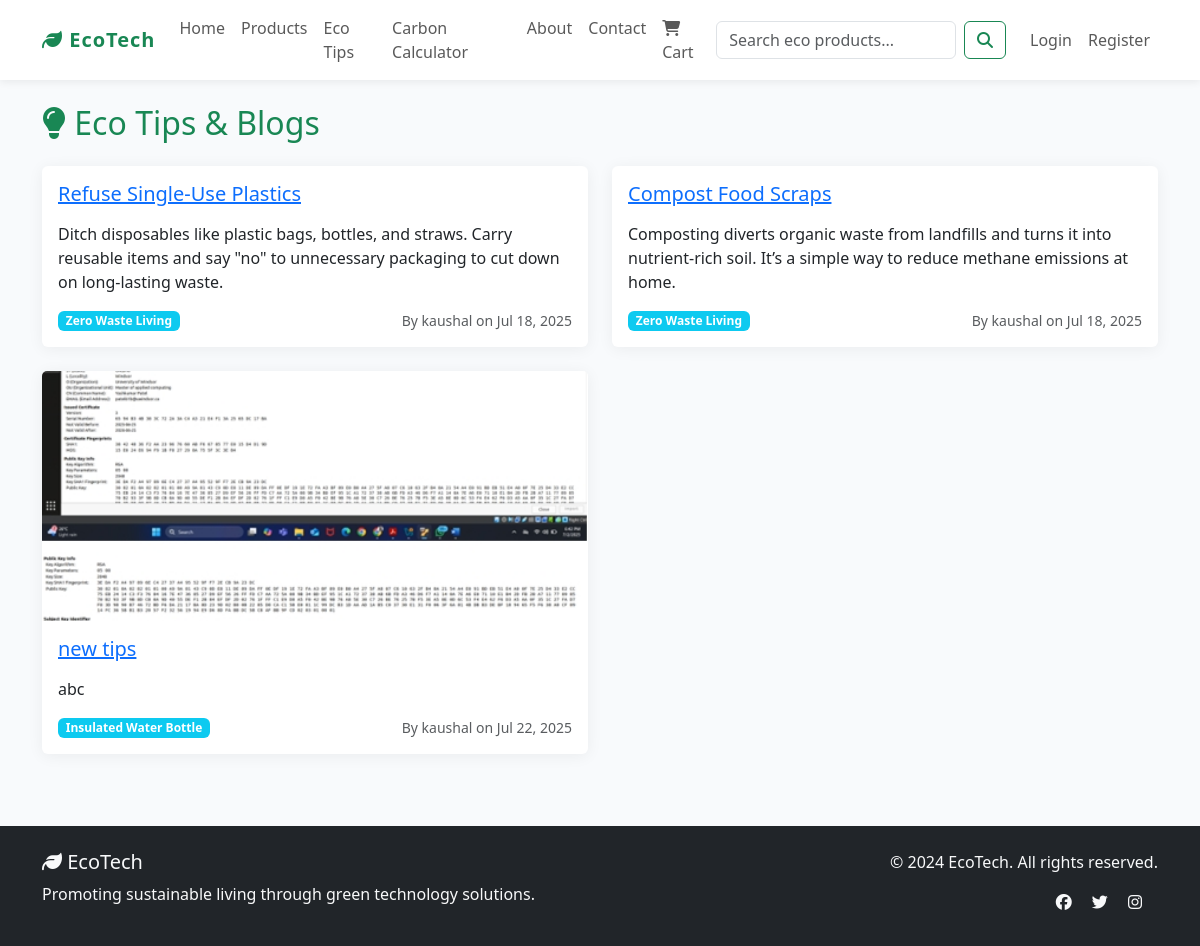
Screenshot of /eco-tips/ with the database file from the repository.
### env_app/models.py (models this page shows, shortened)
class EcoTip(models.Model):
    title = models.CharField(max_length=200)
    content = models.TextField()
    category = models.CharField(max_length=100)
    author = models.ForeignKey(User, on_delete=models.CASCADE)
    created_at = models.DateTimeField(auto_now_add=True)
    image = models.ImageField(upload_to='eco_tips/', null=True, blank=True)  # Now optional

### env_app/views.py (the view)
# urls.py: path('eco-tips/', views.EcoTipsListView.as_view(), name='eco_tips'),
class EcoTipsListView(ListView):
    model = EcoTip
    template_name = 'env_app_dir/eco_tips.html'
    context_object_name = 'tips'
    paginate_by = 10

### env_app/context_processors.py (called while the page is built)
def cart_count(request):
    cart = request.session.get('cart', {})
    count = sum(item['quantity'] for item in cart.values())
    return {'cart_count': count}

### templates/env_app_dir/eco_tips.html (shortened to what this page needs)
{% extends 'base.html' %}
{% block content %}
<h2 class="text-success mb-4"><i class="fas fa-lightbulb"></i> Eco Tips & Blogs</h2>
<div class="row">
    {% for tip in tips %}
    <div class="col-md-6 mb-4">
        <div class="card h-100">
            {% if tip.image %}
            <img src="{{ tip.image.url }}" class="card-img-top" alt="Eco Tip Image" style="max-height: 250px; object-fit: cover;">
            {% endif %}
            <div class="card-body">
                <h5 class="card-title"><a href="{% url 'eco_tip_detail' tip.pk %}">{{ tip.title }}</a></h5>
                <p class="card-text mt-2">{{ tip.content|linebreaks }}</p>
                <div class="d-flex justify-content-between align-items-center mt-3">
                    <span class="badge bg-info">{{ tip.category }}</span>
                    <small class="text-muted">By {{ tip.author.username }} on {{ tip.created_at|date:"M d, Y" }}</small>
                </div>
            </div>
        </div>
    </div>
    {% empty %}
    <div class="col-12"><p class="text-muted">No eco tips available.</p></div>
    {% endfor %}
</div>
{% endblock %}

### static/css/style.css (style rules this page uses)
body { background-color: #f8f9fa; }

### templates/base.html (style rules this page uses)
body { background: #f8fafc; }
.card { border: none; box-shadow: 0 2px 16px rgba(0,0,0,0.06); transition: transform 0.2s; }

### rows the page displays
EcoTip: title "Refuse Single-Use Plastics", content "Ditch disposables like plastic bags, bottles, and straws. Carry reusable items and say \"no\" to unnecessary packaging to cut down on long-lasting waste.", category "Zero Waste Living", author.username "kaushal", created_at "Jul 18, 2025"
EcoTip: title "Compost Food Scraps", content "Composting diverts organic waste from landfills and turns it into nutrient-rich soil. It’s a simple way to reduce methane emissions at home.", category "Zero Waste Living", author.username "kaushal", created_at "Jul 18, 2025"
EcoTip: image (picture), title "new tips", content "abc", category "Insulated Water Bottle", author.username "kaushal", created_at "Jul 22, 2025"
